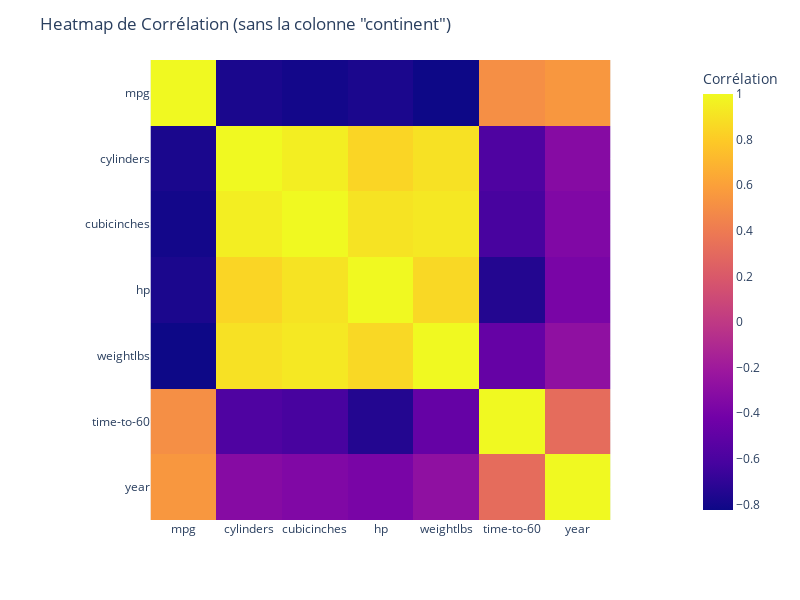

The notebook cell this image was saved under:
### Code cell
import plotly.express as px

# Supprimer la colonne 'continent'
df_without_continent = df_cars.drop('continent', axis=1)

# Créer la heatmap avec Plotly Express
fig = px.imshow(df_without_continent.corr(), labels=dict(color='Corrélation'), x=df_without_continent.columns, y=df_without_continent.columns)
fig.update_layout(title='Heatmap de Corrélation (sans la colonne "continent")', width=800, height=600)

# Afficher la heatmap
fig.show()

### Figure 1 — Plotly figure (JSON) as saved in the notebook; plotly's stock layout.template omitted (floating-point values rounded to 4 significant figures)
{"data": [{"coloraxis": "coloraxis", "hovertemplate": "x: %{x}<br>y: %{y}<br>Corrélation: %{z}<extra></extra>", "name": "0", "type": "heatmap", "x": ["mpg", "cylinders", "cubicinches", "hp", "weightlbs", "time-to-60", "year"], "xaxis": "x", "y": ["mpg", "cylinders", "cubicinches", "hp", "weightlbs", "time-to-60", "year"], "yaxis": "y", "z": [[1, -0.7767, -0.8022, -0.7749, -0.8241, 0.5091, 0.5504], [-0.7767, 1, 0.9511, 0.8452, 0.8949, -0.5782, -0.3222], [-0.8022, 0.9511, 1, 0.9066, 0.9259, -0.611, -0.3501], [-0.7749, 0.8452, 0.9066, 1, 0.8578, -0.7449, -0.3839], [-0.8241, 0.8949, 0.9259, 0.8578, 1, -0.478, -0.2782], [0.5091, -0.5782, -0.611, -0.7449, -0.478, 1, 0.3123], [0.5504, -0.3222, -0.3501, -0.3839, -0.2782, 0.3123, 1]]}], "layout": {"coloraxis": {"colorbar": {"title": {"text": "Corrélation"}}, "colorscale": [[0, "#0d0887"], [0.1111, "#46039f"], [0.2222, "#7201a8"], [0.3333, "#9c179e"], [0.4444, "#bd3786"], [0.5556, "#d8576b"], [0.6667, "#ed7953"], [0.7778, "#fb9f3a"], [0.8889, "#fdca26"], [1, "#f0f921"]]}, "height": 600, "margin": {"t": 60}, "title": {"text": "Heatmap de Corrélation (sans la colonne \"continent\")"}, "width": 800, "xaxis": {"anchor": "y", "constrain": "domain", "domain": [0, 1], "scaleanchor": "y"}, "yaxis": {"anchor": "x", "autorange": "reversed", "constrain": "domain", "domain": [0, 1]}}}
